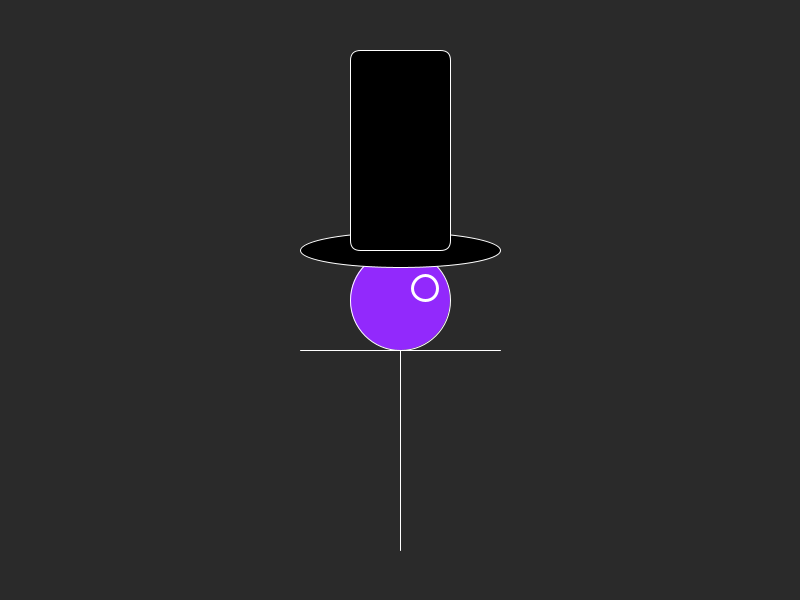
Frame 1 (no input)
Frame 60 (the mouse pressed at the canvas centre just before this capture): identical to frame 1, image omitted
Frame 120 (the mouse held since frame 60 and released just before this capture): identical to frame 1, image omitted

The Processing sketch that drew this single still picture (run headless with seeded random() and noise(); from frame 60 on, the mouse is pressed at the canvas centre):

// Processing sketch: Top_Hat_Man
// ── Top_Hat_Man.pde

  int headD = 100;

void setup() {
  size(800, 600);
  background(42);
  rectMode(CENTER);
}


void draw() {
  background(42);
  //drawRedCircle();
  // calling my functions
  drawPerson(headD);
  drawHat();
  drawMonocle();
}

//void mousePressed(){
//  drawRedCircle();
//}


void drawRedCircle() {
  fill(255, 0, 0);
  circle(mouseX, mouseY, 50);
}

void drawPerson(int headD) {
  /*
   This function draws a person that is cool.
   */


  // head variables
  int headX = width/2;
  int headY = height/2;

  // torso vars (includes neck and hip)
  int torsoLength = 200;
  int neckX = headX;
  int neckY = headY + headD/2;
  int hipX = headX;
  int hipY = neckY + torsoLength;


  // arm vars
  int armSpan = 200;
  int leftArmX = headX - armSpan/2;
  int leftArmY = headY + headD/2;
  int rightArmX = headX + armSpan/2;
  int rightArmY = headY + headD/2;


  // draw head
  stroke(255);
  strokeWeight(1);
  fill(#9229FC);
  circle(headX, headY, headD);
  line(leftArmX, leftArmY, rightArmX, rightArmY);
  line(neckX, neckY, hipX, hipY);
}



void drawHat() {
  // declare hat vars
  // head variables
  int headD = 100;
  int headX = width/2;
  int headY = height/2;

  int brimX;
  int brimY;
  int brimW;
  int brimH;

  int crownX;
  int crownY;
  int crownW;
  int crownH;

  // initialize my hat vars
  brimX = headX;
  brimY = headY - headD/2;
  brimW = 200;
  brimH = 35;

  crownW = 100;
  crownH = 200;
  crownX = headX; // crownX = headX - crownW/2;
  crownY = brimY - crownH/2; // crownY = headY - headD/2 - crownH/2

  // draw the brim
  fill(0);
  strokeWeight(1);
  ellipse(brimX, brimY, brimW, brimH);
  // draw the crown
  rect(crownX, crownY, crownW, crownH, 10);
}

void drawMonocle() {
  // declare my vars
  int monocleX;
  int monocleY;
  int monocleD;

  // head variables
  int headD = 100;
  int headX = width/2;
  int headY = height/2;

  // initialize my vars
  monocleX = headX + headD/4;
  monocleY = headY - headD/8;
  monocleD = 25;

  // draw my monocle
  noFill();
  strokeWeight(3);
  circle(monocleX, monocleY, monocleD);
}
